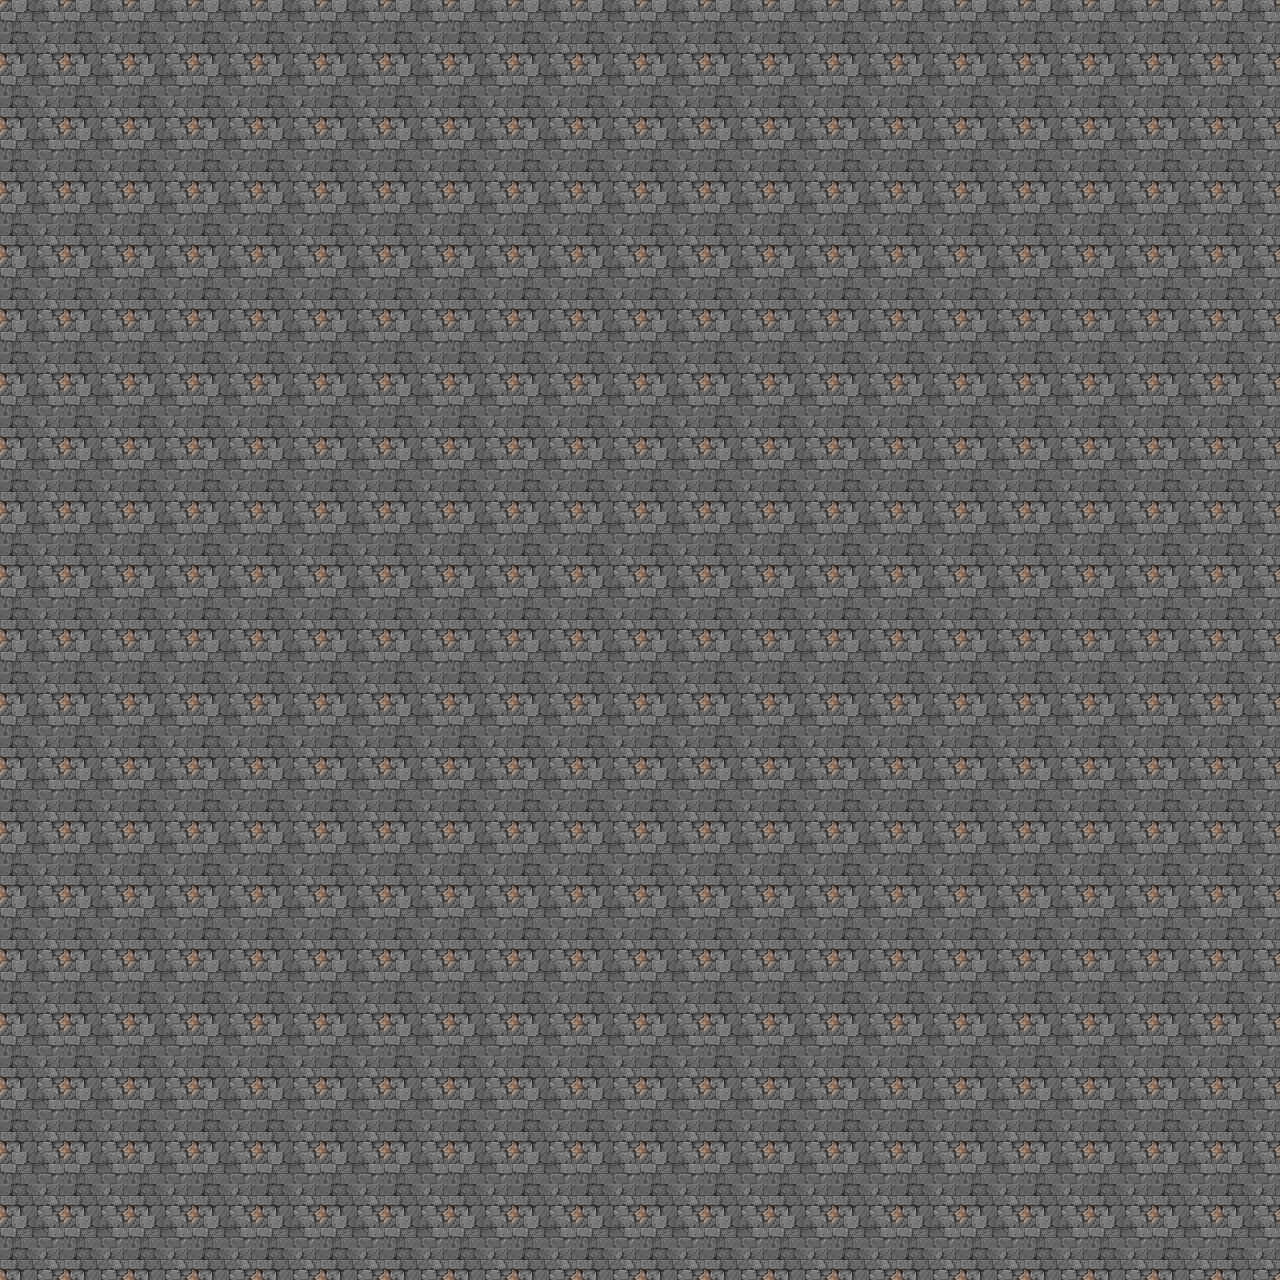

Below is a game level as drawn by its tile map, then a one-line description and the .tmx that defines it (tile-layer data replaced by summaries):
An orthogonal 20x20 tile map with 64x64 px tiles, 1 tile layer (Tile Layer 1).

<map version="1.0" orientation="orthogonal" renderorder="left-up" width="20" height="20" tilewidth="64" tileheight="64" nextobjectid="1">
 <tileset firstgid="1" name="terrain" tilewidth="64" tileheight="64" tilecount="64" columns="8">
  <image source="terrain.png" trans="ff00ff" width="512" height="512" />
 </tileset>
 <layer name="Tile Layer 1" width="20" height="20">
  <data>[400 cells, 400 non-empty, 1 distinct tile ids]</data>
 </layer>
</map>
